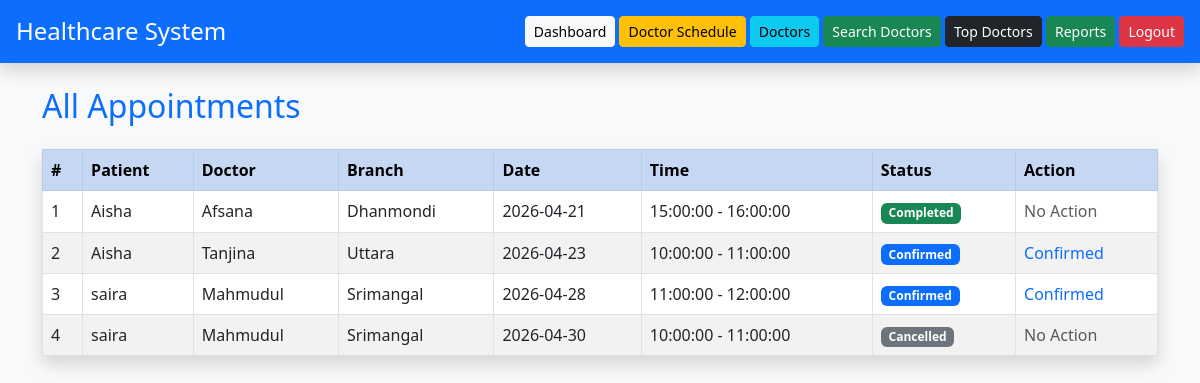
/admin_dashboard.php (signed in), run on the app's committed database.
### tables this page shows
CREATE TABLE `appointment` (
  `appointment_id` int(11) NOT NULL,
  `patient_id` int(11) DEFAULT NULL,
  `doctor_id` int(11) DEFAULT NULL,
  `branch_id` int(11) DEFAULT NULL,
  `slot_id` int(11) DEFAULT NULL,
  `appointment_date` date DEFAULT NULL,
  `booking_time` timestamp NOT NULL DEFAULT current_timestamp(),
  `appointment_status` varchar(20) DEFAULT NULL,
  `reason_for_visit` text DEFAULT NULL
);

CREATE TABLE `patient` (
  `patient_id` int(11) NOT NULL,
  `first_name` varchar(50) DEFAULT NULL,
  `last_name` varchar(50) DEFAULT NULL,
  `email` varchar(100) DEFAULT NULL,
  `password` varchar(255) DEFAULT NULL,
  `phone` varchar(20) DEFAULT NULL,
  `gender` varchar(10) DEFAULT NULL,
  `date_of_birth` date DEFAULT NULL,
  `address` text DEFAULT NULL,
  `registration_date` timestamp NOT NULL DEFAULT current_timestamp()
);

CREATE TABLE `doctor` (
  `doctor_id` int(11) NOT NULL,
  `first_name` varchar(50) DEFAULT NULL,
  `last_name` varchar(50) DEFAULT NULL,
  `email` varchar(100) DEFAULT NULL,
  `password` varchar(255) DEFAULT NULL,
  `phone` varchar(20) DEFAULT NULL,
  `specialization` varchar(100) DEFAULT NULL,
  `qualification` varchar(100) DEFAULT NULL,
  `experience_years` int(11) DEFAULT NULL,
  `branch_id` int(11) DEFAULT NULL
);

CREATE TABLE `branch` (
  `branch_id` int(11) NOT NULL,
  `branch_name` varchar(100) DEFAULT NULL,
  `location` varchar(100) DEFAULT NULL,
  `city` varchar(50) DEFAULT NULL,
  `district` varchar(50) DEFAULT NULL,
  `contact_number` varchar(20) DEFAULT NULL
);

CREATE TABLE `timeslot` (
  `slot_id` int(11) NOT NULL,
  `start_time` time DEFAULT NULL,
  `end_time` time DEFAULT NULL,
  `max_patients` int(11) DEFAULT NULL
);

### admin_dashboard.php (the view, shortened to what this page needs)
<?php
include("db.php");
$view = $_GET['view'] ?? 'appointments';
$sql = "SELECT a.*,
p.first_name as patient,
d.first_name as doctor,
b.branch_name,
t.start_time, t.end_time
FROM appointment a
JOIN patient p ON a.patient_id=p.patient_id
JOIN doctor d ON a.doctor_id=d.doctor_id
JOIN branch b ON a.branch_id=b.branch_id
JOIN timeslot t ON a.slot_id=t.slot_id
ORDER BY a.appointment_date ASC, t.start_time ASC";
$result = $conn->query($sql);
$schedule_sql = "
SELECT ds.*,
d.first_name as doctor_name,
b.branch_name
FROM doctor_schedule ds
JOIN doctor d ON ds.doctor_id = d.doctor_id
JOIN branch b ON ds.branch_id = b.branch_id
ORDER BY ds.day_of_week ASC, ds.start_time ASC
";
$schedule_result = $conn->query($schedule_sql);
?>
<!DOCTYPE html>
<html>
<head>
<link href="https://cdn.jsdelivr.net/npm/bootstrap@5.3.0/dist/css/bootstrap.min.css" rel="stylesheet">
</head>
<body class="bg-light">
<div class="bg-primary text-white p-3 d-flex justify-content-between align-items-center shadow">
    <h4 class="m-0">Healthcare System</h4>
    <div>
        <a href="admin_dashboard.php" class="btn btn-light btn-sm">Dashboard</a>
        <a href="admin_dashboard.php?view=schedule" class="btn btn-warning btn-sm">Doctor Schedule</a>
        <a href="admin_dashboard.php?view=doctors" class="btn btn-info btn-sm">Doctors</a>
        <a href="admin_dashboard.php?view=search" class="btn btn-success btn-sm">Search Doctors</a>
        <a href="admin_dashboard.php?view=top" class="btn btn-dark btn-sm">Top Doctors</a>
        <a href="admin_dashboard.php?view=report" class="btn btn-success btn-sm">Reports</a>
        <a href="logout.php" class="btn btn-danger btn-sm">Logout</a>
    </div>
</div>
<div class="container mt-4">
<?php if ($view == 'schedule') { ?>
<h2 class="text-primary mb-4">Doctor Schedule</h2>
<table class="table table-bordered table-striped shadow">
<tr class="table-dark">
    <th>#</th>
    <th>Doctor</th>
    <th>Branch</th>
    <th>Day</th>
    <th>Start Time</th>
    <th>End Time</th>
</tr>
<?php $i = 1; while($row = $schedule_result->fetch_assoc()) { ?>
<tr>
    <td><?= $i++ ?></td>
    <td><?= $row['doctor_name'] ?></td>
    <td><?= $row['branch_name'] ?></td>
    <td><?= $row['day_of_week'] ?></td>
    <td><?= $row['start_time'] ?></td>
    <td><?= $row['end_time'] ?></td>
</tr>
<?php } ?>
</table>
<?php } else { ?>
<h2 class="text-primary mb-4">All Appointments</h2>
<table class="table table-bordered table-striped shadow">
<tr class="table-primary">
    <th>#</th>
    <th>Patient</th>
    <th>Doctor</th>
    <th>Branch</th>
    <th>Date</th>
    <th>Time</th>
    <th>Status</th>
    <th>Action</th>
</tr>
<?php $serial = 1; while($row = $result->fetch_assoc()) {
$status = $row['appointment_status'];
?>
<tr>
    <td><?= $serial++ ?></td>
    <td><?= $row['patient'] ?></td>
    <td><?= $row['doctor'] ?></td>
    <td><?= $row['branch_name'] ?></td>
    <td><?= $row['appointment_date'] ?></td>
    <td><?= $row['start_time']." - ".$row['end_time'] ?></td>
    <td>
        <span class="badge bg-<?=
        ($status=='Pending') ? 'warning' :
        (($status=='Confirmed') ? 'primary' :
        (($status=='Completed') ? 'success' : 'secondary'))
        ?>">
        <?= $status ?>
        </span>
    </td>
    <td>
        <?php
        if ($status == "Pending") {
            echo "<a class='btn btn-success btn-sm'
            href='update_status.php?id=".$row['appointment_id']."&status=Confirmed'>
            Confirm</a>";
        }
        elseif ($status == "Confirmed") {
            echo "<span class='text-primary'>Confirmed</span>";
        }
        else {
            echo "<span class='text-muted'>No Action</span>";
        }
        ?>
    </td>
</tr>
<?php } ?>
</table>
<?php } ?>
</div>
</body>
</html>

### data on the page
appointment: patient.first_name "Aisha", doctor.first_name "Afsana", branch.branch_name "Dhanmondi", appointment_date "2026-04-21", slot.start_time "15:00:00", slot.end_time "16:00:00", appointment_status "Completed", shows "No Action"
appointment: patient.first_name "Aisha", doctor.first_name "Tanjina", branch.branch_name "Uttara", appointment_date "2026-04-23", slot.start_time "10:00:00", slot.end_time "11:00:00", appointment_status "Confirmed"
appointment: patient.first_name "saira", doctor.first_name "Mahmudul", branch.branch_name "Srimangal", appointment_date "2026-04-28", slot.start_time "11:00:00", slot.end_time "12:00:00", appointment_status "Confirmed"
appointment: patient.first_name "saira", doctor.first_name "Mahmudul", branch.branch_name "Srimangal", appointment_date "2026-04-30", slot.start_time "10:00:00", slot.end_time "11:00:00", appointment_status "Cancelled", shows "No Action"
